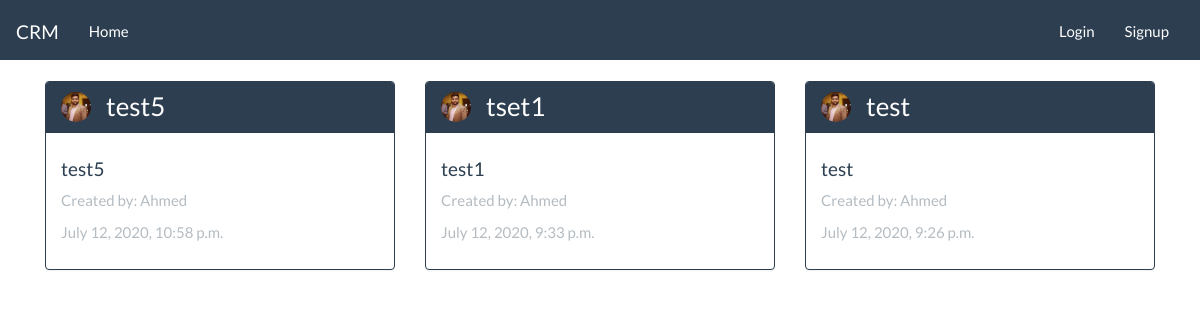
The app's page /, older data.
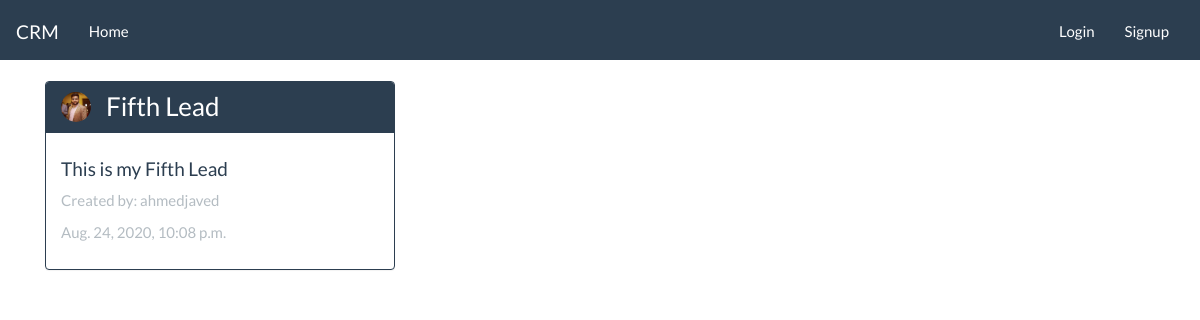
The same page, newer data.
### leads/models.py (models this page shows, shortened)
class Lead(models.Model):
    lead_title = models.CharField(max_length=100)
    lead_text = models.CharField(max_length=200)
    created_at = models.DateTimeField(auto_now_add=True)
    updated_at = models.DateTimeField(auto_now=True)
    user = models.ForeignKey(User, default='', on_delete=models.CASCADE)

### users/models.py (models this page shows, shortened)
class Profile(models.Model):
    user = models.OneToOneField(User, on_delete=models.CASCADE)
    image = models.ImageField(default='default.jpg', upload_to='profile_pics')

### leads/views.py (the view)
# urls.py: path('', views.IndexView.as_view(), name="index"),
class IndexView(generic.ListView):
    template_name = "leads/index.html"
    def get_queryset(self):
        return Lead.objects.order_by("-created_at")

### leads/templates/leads/index.html (shortened to what this page needs)
{% extends 'leads/base.html' %}
{% block content %}
<div class="container">
    <div class="row">
        {% if lead_list %}
        {% for lead in lead_list %}
            <div class="col-lg-4">
                <div class="panel panel-primary">
                    <div class="panel-heading">
                    <div class="d-flex">
                        <img src="{{ lead.user.profile.image.url }}" alt="" class="img-circle" style="width: 30px; height: 30px;">
                        <h3 class=" ml-4 mt-0 mb-0">{{ lead.lead_title }}</h3>
                    </div>
                    </div>
                    <div class="panel-body">
                        <h4>{{ lead.lead_text }}</h4>
                        <p class="text-muted">Created by: {{lead.user.username }}</p>
                        {% if lead.updated_at %}
                           <p class="text-muted">{{ lead.updated_at }}</p>
                        {% else %}
                            <p class="text-muted">{{lead.created_at }} </p>
                        {% endif %}
                    </div>
                </div>
            </div>
        {% endfor %}
        {% else %}
    </div>
    <div class="alert alert-dismissible alert-danger">
        Leads are not available!
    </div>
    {% endif %}
</div>
{% endblock  %}

### leads/templates/leads/base.html (shortened to what this page needs)
{% load static %}
<!DOCTYPE html>
<html lang="en">
<head>
    <link rel="stylesheet" href="{% static './leads/style.css' %}">
</head>
<body>
    <nav class="navbar navbar-default">
        <div class="container-fluid">
            <div class="navbar-header">
                <a class="navbar-brand" href="#">CRM</a>
            </div>
            <div class="collapse navbar-collapse" id="bs-example-navbar-collapse-1">
                <ul class="nav navbar-nav">
                    <li><a href="{% url 'leads:index' %}">Home</a></li>
                </ul>
                <ul class="nav navbar-nav navbar-right">
                    {% if user.is_authenticated %}
                        <li><img src="{{ user.profile.image.url }}" alt="" class="img-circle mt-4 mr-4s" style="width: 30px; height: 30px;"></li>
                        <li><a href="{% url 'users:profile' %}">Profile</a></li>
                        <li><a href="{% url 'logout' %}">Logout</a></li>
                    {% else %}
                        <li><a href="{% url 'login' %}">Login</a></li>
                        <li><a href="{% url 'users:register' %}">Signup</a></li>
                    {% endif %}
                </ul>
            </div>
        </div>
    </nav>
    {% block content %}
    {% endblock %}
</body>
</html>

Row changes from the older to the newer data that the page shows:
removed Lead: user.profile.image (picture), lead_title "test5", lead_text "test5", user.username "Ahmed", updated_at "July 12, 2020, 10:58 p.m."
removed Lead: user.profile.image (picture), lead_title "tset1", lead_text "test1", user.username "Ahmed", updated_at "July 12, 2020, 9:33 p.m."
removed Lead: user.profile.image (picture), lead_title "test", lead_text "test", user.username "Ahmed", updated_at "July 12, 2020, 9:26 p.m."
added Lead: user.profile.image (picture), lead_title "Fifth Lead", lead_text "This is my Fifth Lead", user.username "ahmedjaved", updated_at "Aug. 24, 2020, 10:08 p.m."
